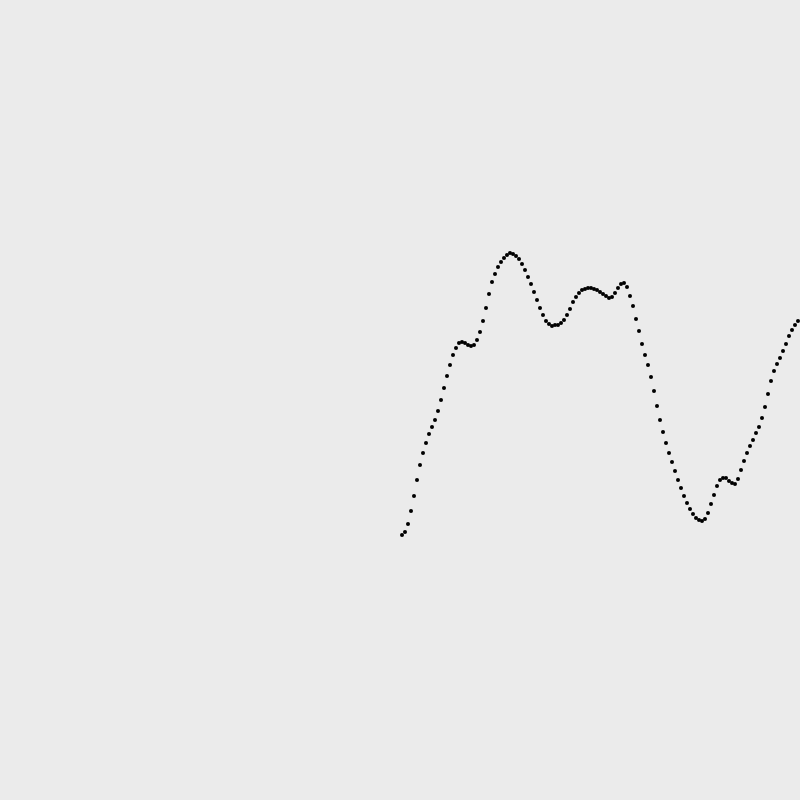
Frame 1 (no input)
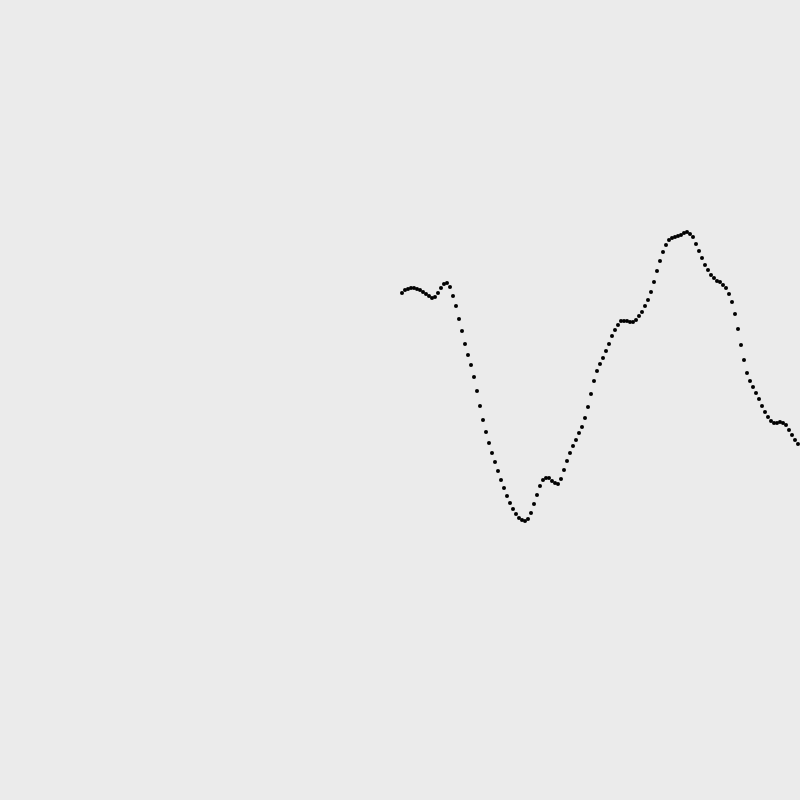
Frame 60 (no input)
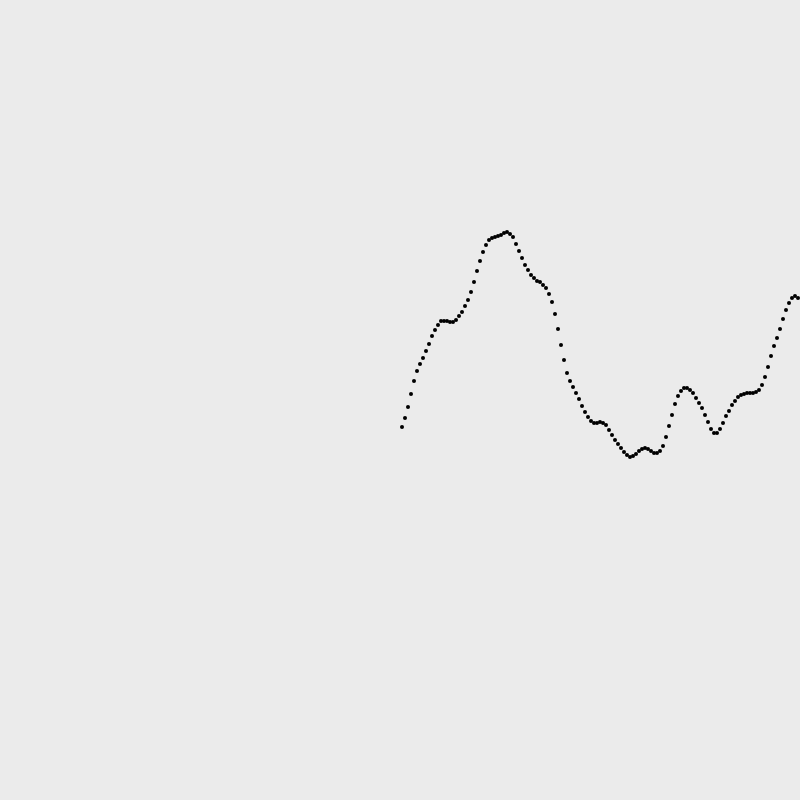
Frame 120 (the mouse pressed at the canvas centre since frame 60)

The p5.js sketch that drew these frames (run headless with seeded random() and noise() and a simulated clock; from frame 60 on, the mouse is pressed at the canvas centre):

// p5.js sketch
// ── sketch.js
"use strict";
p5.disableFriendlyErrors = true;


var xR=0, yR=0;
var xN=0, yN=0;
var xOff = 0;
var start = 0;
var xincr = 0.02;
var pDist = 3;

var c = {
  width: 800,
  height: 800
}

var col = {
  bgnd: 235,
  f: 235,
  s: 0
}


function setup() {
  createCanvas(c.width, c.height);
  frameRate(30);
  strokeWeight(4);
  stroke(col.s);
  noFill();
  background(col.bgnd);
}

function draw() {
  graphNoise();
}



function graphNoise() {
  noStroke();
  fill(col.f);
  rect(c.width/2, 0, c.width/2, c.height);

  noFill();
  stroke(col.s);

  xOff = start;
  for (xN=canvas.width/2+2; xN<canvas.width; xN+=pDist) {
    yN = floor(noise(xOff) * canvas.height);
    point(xN, yN);
    xOff += xincr;
  }
  start += xincr;
}
